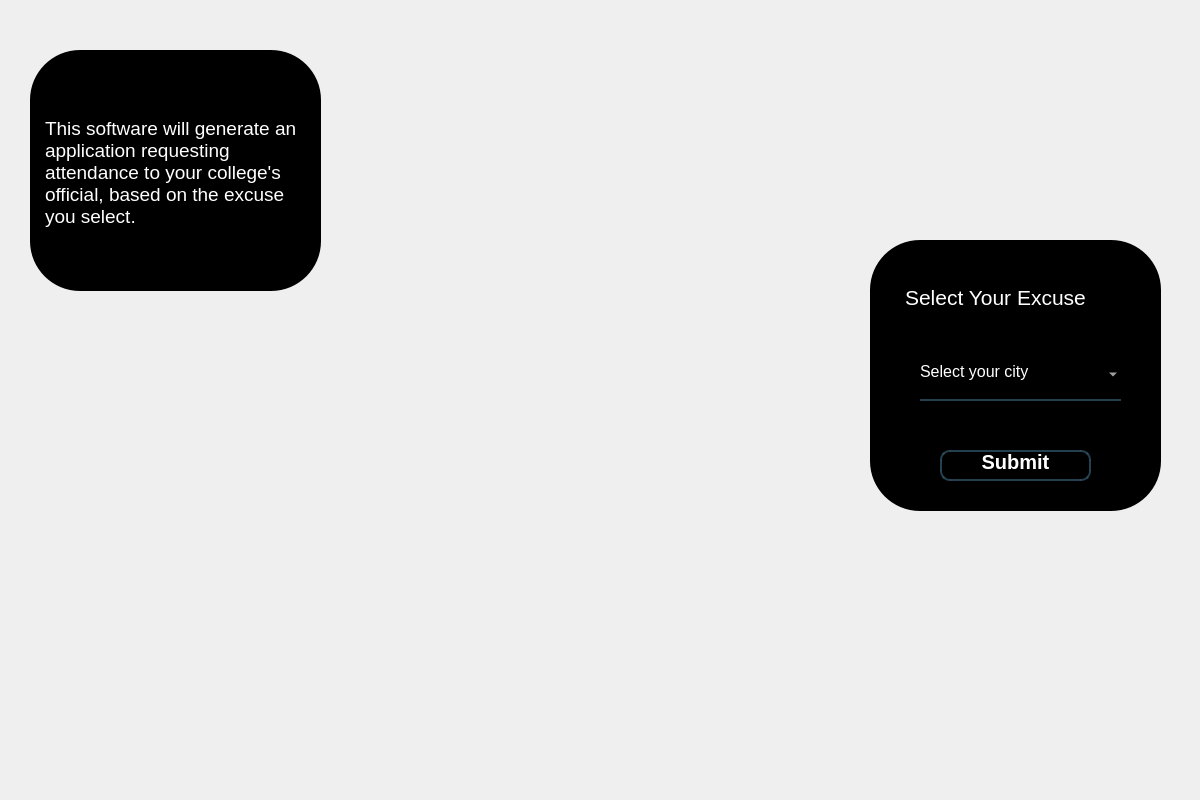
<?xml version="1.0" encoding="UTF-8"?>
<ui version="4.0">
 <class>Form</class>
 <widget class="QWidget" name="Form">
  <property name="geometry">
   <rect>
    <x>0</x>
    <y>0</y>
    <width>1200</width>
    <height>800</height>
   </rect>
  </property>
  <property name="windowTitle">
   <string>Form</string>
  </property>
  <widget class="QLabel" name="bg">
   <property name="geometry">
    <rect>
     <x>0</x>
     <y>0</y>
     <width>1200</width>
     <height>800</height>
    </rect>
   </property>
   <property name="styleSheet">
    <string notr="true"/>
   </property>
   <property name="text">
    <string/>
   </property>
   <property name="pixmap">
    <pixmap>bg.png</pixmap>
   </property>
  </widget>
  <widget class="QComboBox" name="list">
   <property name="geometry">
    <rect>
     <x>920</x>
     <y>350</y>
     <width>201</width>
     <height>51</height>
    </rect>
   </property>
   <property name="font">
    <font>
     <pointsize>12</pointsize>
    </font>
   </property>
   <property name="styleSheet">
    <string notr="true">border:none;
border-bottom:2px solid rgba(46,82,101,200);
padding-bottom:7px;
color:rgb(255, 255, 255);
background-color:rgb(0, 0, 0);</string>
   </property>
   <property name="placeholderText">
    <string>Select your city</string>
   </property>
   <property name="duplicatesEnabled">
    <bool>false</bool>
   </property>
   <item>
    <property name="text">
     <string>Cultural Event</string>
    </property>
   </item>
   <item>
    <property name="text">
     <string>Financial</string>
    </property>
   </item>
   <item>
    <property name="text">
     <string>Medical</string>
    </property>
   </item>
   <item>
    <property name="text">
     <string>Mental Health</string>
    </property>
   </item>
   <item>
    <property name="text">
     <string>Death of a relative</string>
    </property>
   </item>
   <item>
    <property name="text">
     <string>Sports</string>
    </property>
   </item>
   <item>
    <property name="text">
     <string>Weather</string>
    </property>
   </item>
  </widget>
  <widget class="QLabel" name="holder">
   <property name="geometry">
    <rect>
     <x>870</x>
     <y>240</y>
     <width>291</width>
     <height>271</height>
    </rect>
   </property>
   <property name="styleSheet">
    <string notr="true">border-radius:50px;
background-color:rgb(0, 0, 0);</string>
   </property>
   <property name="text">
    <string/>
   </property>
  </widget>
  <widget class="QLabel" name="l1">
   <property name="geometry">
    <rect>
     <x>900</x>
     <y>280</y>
     <width>241</width>
     <height>41</height>
    </rect>
   </property>
   <property name="font">
    <font>
     <pointsize>16</pointsize>
    </font>
   </property>
   <property name="styleSheet">
    <string notr="true">padding-bottom:7px;
color:rgb(255, 255, 255);
background-color:rgb(0, 0, 0);</string>
   </property>
   <property name="text">
    <string>Select Your Excuse</string>
   </property>
  </widget>
  <widget class="QPushButton" name="b1">
   <property name="geometry">
    <rect>
     <x>940</x>
     <y>450</y>
     <width>151</width>
     <height>31</height>
    </rect>
   </property>
   <property name="font">
    <font>
     <pointsize>15</pointsize>
     <weight>75</weight>
     <bold>true</bold>
    </font>
   </property>
   <property name="styleSheet">
    <string notr="true">border-radius:10px;
border:2px solid rgba(46,82,101,200);
padding-bottom:7px;
color:rgb(255, 255, 255);
background-color:rgb(0, 0, 0);
</string>
   </property>
   <property name="text">
    <string>Submit</string>
   </property>
  </widget>
  <widget class="QLabel" name="holder_2">
   <property name="geometry">
    <rect>
     <x>30</x>
     <y>50</y>
     <width>291</width>
     <height>241</height>
    </rect>
   </property>
   <property name="styleSheet">
    <string notr="true">border-radius:50px;
background-color:rgb(0, 0, 0);</string>
   </property>
   <property name="text">
    <string/>
   </property>
  </widget>
  <widget class="QLabel" name="l1_2">
   <property name="geometry">
    <rect>
     <x>40</x>
     <y>90</y>
     <width>271</width>
     <height>171</height>
    </rect>
   </property>
   <property name="font">
    <font>
     <pointsize>14</pointsize>
    </font>
   </property>
   <property name="styleSheet">
    <string notr="true">padding-bottom:7px;
color:rgb(255, 255, 255);
background-color:rgb(0, 0, 0);</string>
   </property>
   <property name="text">
    <string>This software will generate an application requesting attendance to your college's official, based on the excuse you select.</string>
   </property>
   <property name="wordWrap">
    <bool>true</bool>
   </property>
  </widget>
  <zorder>bg</zorder>
  <zorder>holder</zorder>
  <zorder>list</zorder>
  <zorder>l1</zorder>
  <zorder>b1</zorder>
  <zorder>holder_2</zorder>
  <zorder>l1_2</zorder>
 </widget>
 <resources>
  <include location="rsc.qrc"/>
 </resources>
 <connections/>
</ui>
